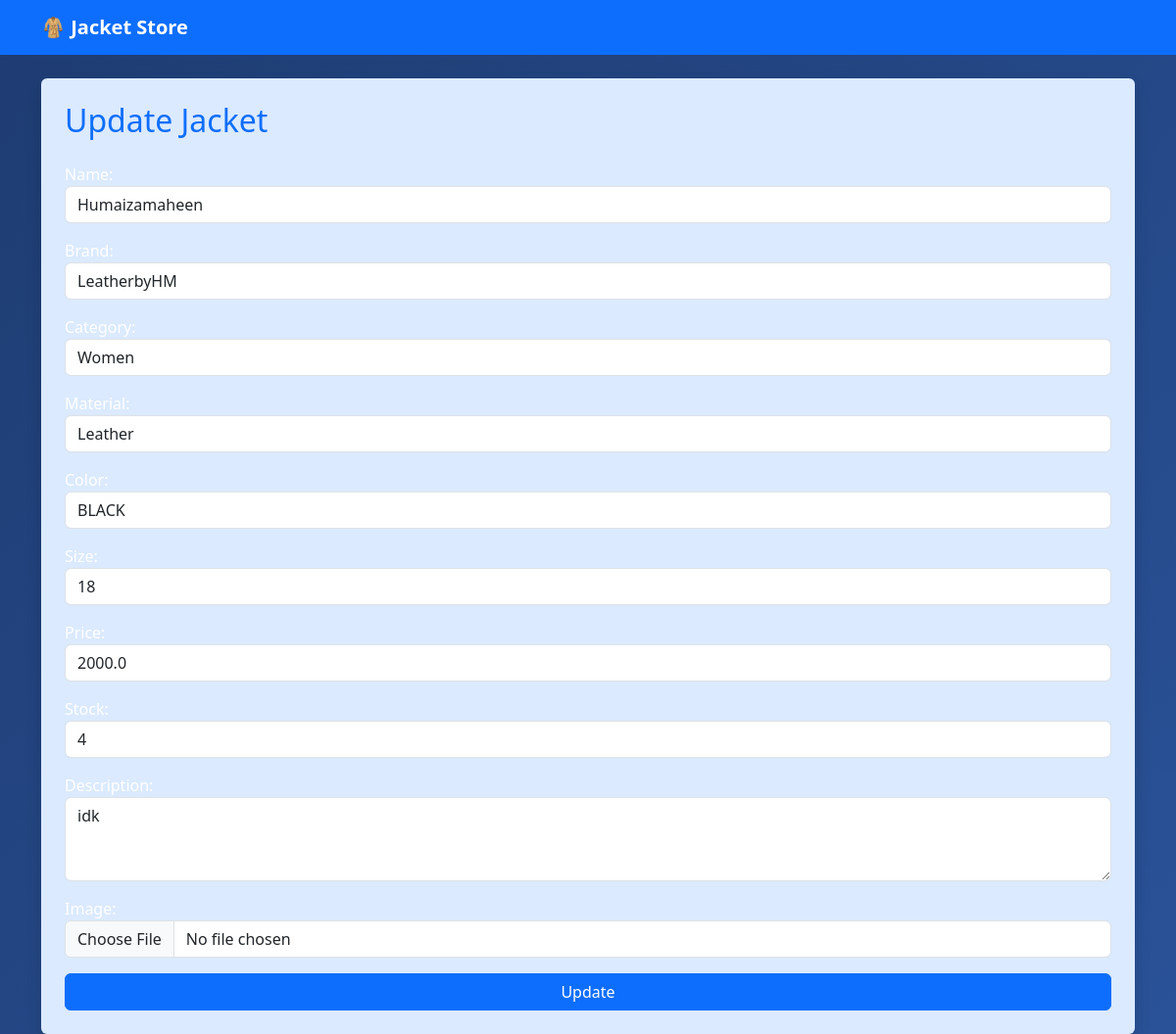
Page /update?id=2 on the committed database.
### jacket/models.py (models this page shows, shortened)
class Jacket(models.Model):
    CATEGORY_CHOICES = [
        ('Men', 'Men'),
        ('Women', 'Women'),
        ('Unisex', 'Unisex'),
    ]
    MATERIAL_CHOICES = [
        ('Leather', 'Leather'),
        ('Synthetic', 'Synthetic'),
        ('Suede', 'Suede'),
    ]
    j_id = models.AutoField(primary_key=True)
    name = models.CharField(max_length=200)
    brand = models.CharField(max_length=100)
    category = models.CharField(max_length=50, choices=CATEGORY_CHOICES)
    material = models.CharField(max_length=50, choices=MATERIAL_CHOICES)
    color = models.CharField(max_length=50)
    size = models.CharField(max_length=20)
    price = models.FloatField()
    stock = models.IntegerField()
    description = models.TextField()
    image = models.ImageField(upload_to='jacket_images/', null=True, blank=True)

### jacket/views.py (the view)
# urls.py: path('update', views.update),
def update(request):
    id = request.GET['id']
    obj = Jacket.objects.get(j_id=id)
    if request.method == 'POST':
        form = JacketForm(request.POST, request.FILES, instance=obj)
        if form.is_valid():
            form.save()
            return redirect('/show/')
    else:
        form = JacketForm(instance=obj)
    return render(request, 'update.html', {'form': form})

### jacket/forms.py
class JacketForm(ModelForm):
    class Meta:
        model = Jacket
        fields = '__all__'
        widgets = {
            'name': forms.TextInput(attrs={'class': 'form-control'}),
            'brand': forms.TextInput(attrs={'class': 'form-control'}),
            'category': forms.Select(attrs={'class': 'form-control'}),
            'material': forms.Select(attrs={'class': 'form-control'}),
            'color': forms.TextInput(attrs={'class': 'form-control'}),
            'size': forms.TextInput(attrs={'class': 'form-control'}),
            'price': forms.NumberInput(attrs={'class': 'form-control'}),
            'stock': forms.NumberInput(attrs={'class': 'form-control'}),
            'description': forms.Textarea(attrs={'class': 'form-control', 'rows': 3}),
            'image': forms.FileInput(attrs={'class': 'form-control'}),
        }

### templates/update.html (shortened to what this page needs)
{% extends "base.html" %}
{% block content %}
<div class="p-4 rounded shadow" style="background:#dbeafe;">
<h2 class="text-primary mb-4">Update Jacket</h2>
<form method="post" enctype="multipart/form-data">
{{ form.as_p }}
<button class="btn btn-primary w-100">Update</button>
</form>
</div>
{% endblock %}

### rows in the picture
Jacket: name "Humaizamaheen", brand "LeatherbyHM", category "Women", material "Leather", color "BLACK", size "18", price "2000.0", stock "4", description "idk"
